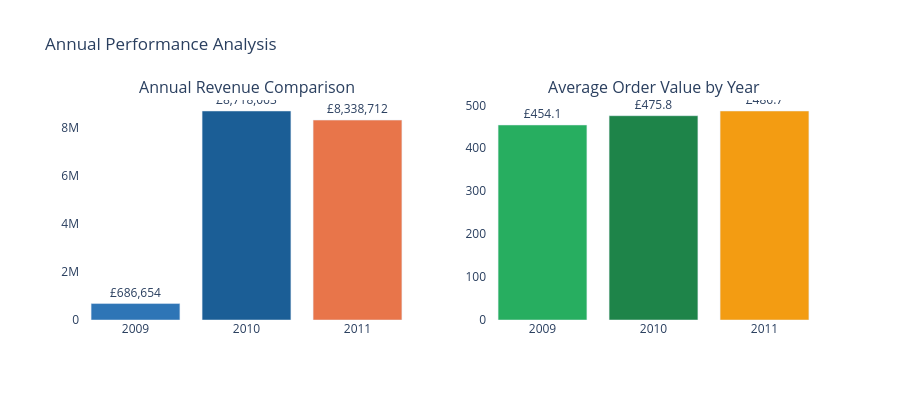

The cell this chart's notebook holds for it:
### Code cell
yearly = df.groupby('Year').agg(
    Revenue=('TotalPrice', 'sum'),
    Orders=('Invoice', 'nunique'),
    Customers=('Customer ID', 'nunique')
).reset_index()
yearly['AOV'] = (yearly['Revenue'] / yearly['Orders']).round(2)

fig5 = make_subplots(rows=1, cols=2,
    subplot_titles=('Annual Revenue Comparison', 'Average Order Value by Year'))

fig5.add_trace(go.Bar(
    x=yearly['Year'].astype(str), y=yearly['Revenue'],
    marker_color=['#2E75B6','#1B5E96','#E8754A'],
    text=yearly['Revenue'].apply(lambda x: f'£{x:,.0f}'),
    textposition='outside', name='Revenue'
), row=1, col=1)

fig5.add_trace(go.Bar(
    x=yearly['Year'].astype(str), y=yearly['AOV'],
    marker_color=['#27AE60','#1E8449','#F39C12'],
    text=yearly['AOV'].apply(lambda x: f'£{x:.1f}'),
    textposition='outside', name='AOV'
), row=1, col=2)

fig5.update_layout(
    height=400, showlegend=False,
    plot_bgcolor='white', paper_bgcolor='white',
    title='Annual Performance Analysis'
)
fig5.show()
print("图5完成")

### Figure 1 — Plotly figure (JSON) as saved in the notebook; plotly's stock layout.template omitted (floating-point values rounded to 4 significant figures)
{"data": [{"marker": {"color": ["#2E75B6", "#1B5E96", "#E8754A"]}, "name": "Revenue", "text": ["£686,654", "£8,718,063", "£8,338,712"], "textposition": "outside", "type": "bar", "x": ["2009", "2010", "2011"], "xaxis": "x", "y": [686700.0, 8718000.0, 8339000.0], "yaxis": "y"}, {"marker": {"color": ["#27AE60", "#1E8449", "#F39C12"]}, "name": "AOV", "text": ["£454.1", "£475.8", "£486.7"], "textposition": "outside", "type": "bar", "x": ["2009", "2010", "2011"], "xaxis": "x2", "y": [454.1, 475.8, 486.7], "yaxis": "y2"}], "layout": {"annotations": [{"font": {"size": 16}, "showarrow": false, "text": "Annual Revenue Comparison", "x": 0.225, "xanchor": "center", "xref": "paper", "y": 1, "yanchor": "bottom", "yref": "paper"}, {"font": {"size": 16}, "showarrow": false, "text": "Average Order Value by Year", "x": 0.775, "xanchor": "center", "xref": "paper", "y": 1, "yanchor": "bottom", "yref": "paper"}], "height": 400, "paper_bgcolor": "white", "plot_bgcolor": "white", "showlegend": false, "title": {"text": "Annual Performance Analysis"}, "xaxis": {"anchor": "y", "domain": [0, 0.45]}, "xaxis2": {"anchor": "y2", "domain": [0.55, 1]}, "yaxis": {"anchor": "x", "domain": [0, 1]}, "yaxis2": {"anchor": "x2", "domain": [0, 1]}}}
